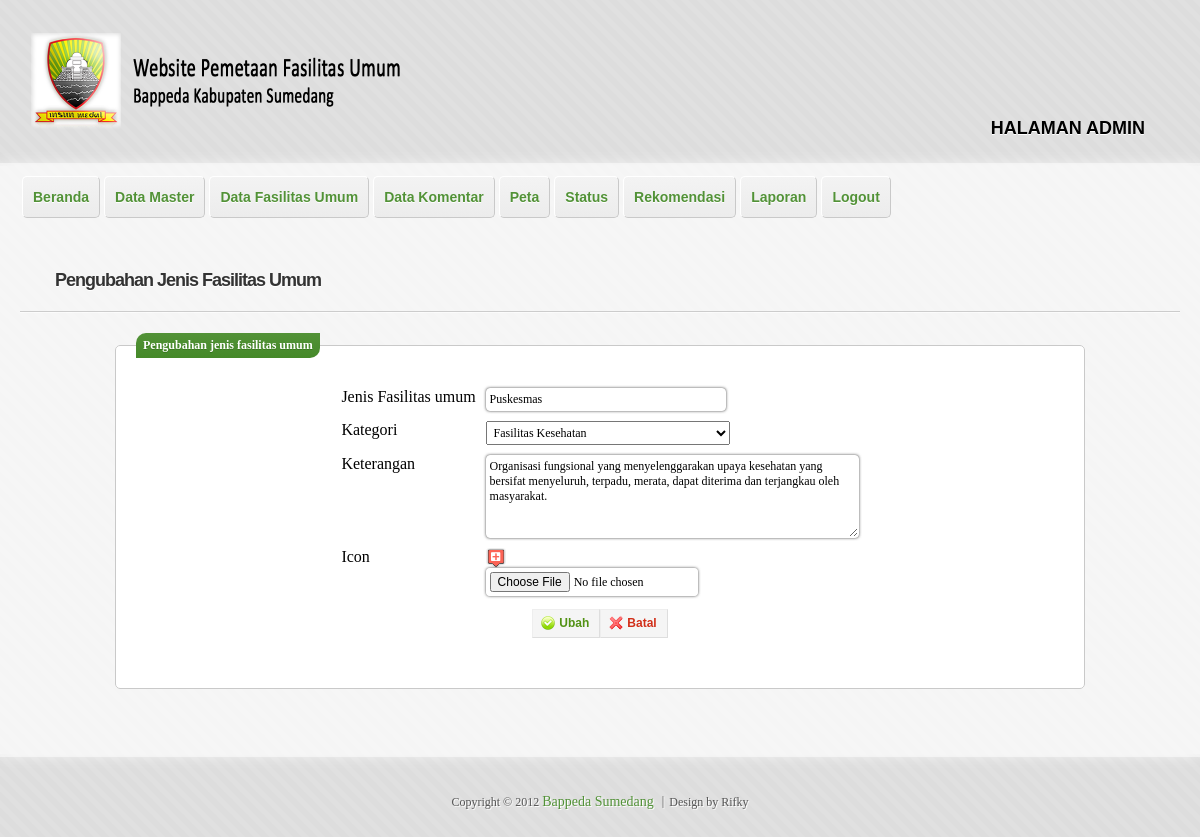
Screenshot of /admin/jenis_ubah.php?id_jenis=1 (signed in) with the database file from the repository.
### tables this page shows
CREATE TABLE IF NOT EXISTS `jenis_fasum` (
  `id_jenis` int(2) NOT NULL AUTO_INCREMENT,
  `jenis_fasum` varchar(30) NOT NULL,
  `id_kategori` int(2) NOT NULL,
  `keterangan` text NOT NULL,
  `icon` varchar(150) NOT NULL,
  PRIMARY KEY (`id_jenis`),
  KEY `id_kategori` (`id_kategori`)
);

CREATE TABLE IF NOT EXISTS `kategori_fasum` (
  `id_kategori` int(2) NOT NULL AUTO_INCREMENT,
  `nama_kategori` varchar(50) NOT NULL,
  PRIMARY KEY (`id_kategori`)
);

### admin/jenis_ubah.php (the view, shortened to what this page needs)
<?php
	if(isset($_SESSION['sudahlogin']))
	{
?>
<!doctype html>
<html lang="id">
<head>
	<?php
	include("lib_func.php");
	?>
    <link href="style.css" rel="stylesheet" />
</head>
<body>
<div id="wrapper">
    <header id="header" class="clearfix" role="banner">
    </header>
<div id="main" class="clearfix">
    <nav id="menu" class="clearfix" role="navigation">
    </nav>
    <div id="content" role="main">
        <article class="post">
            <h2 class="entry-title"><a href="#">Pengubahan Jenis Fasilitas Umum</a></h2><hr />
            <div class="entry-content">
                <p>
                <?php
	$id_jenis=$_REQUEST['id_jenis'];
	$sql="select f.*,k.nama_kategori from jenis_fasum f,kategori_fasum k where f.id_jenis='$id_jenis' and f.id_kategori=k.id_kategori";
	$res=mysql_query($sql);
	if(mysql_num_rows($res)==1){
		$data=mysql_fetch_array($res);
	?>
    <div align="center">
	<form method=post action="jenis_proses_ubah.php" name="form_ubah_jenis"  enctype="multipart/form-data">
		<fieldset>
        <legend>Pengubahan jenis fasilitas umum</legend>
        <table cellspacing="10px">
		<tr><td>Jenis Fasilitas umum</td><td>
        <input type=text name="jenis_fasum" value="<?php echo $data['jenis_fasum'];?>"size=31 maxlength=30></td></tr>
     	<tr><td>Kategori</td><td>
        <select name="id_kategori">
        	<option value="<?php echo $data['id_kategori']; ?>"><?php echo $data['nama_kategori']; ?></option>
        </select></td></tr>
        <tr><td>Keterangan</td><td>
        <textarea type="text" name="keterangan" cols="50" rows="5"><?php echo $data['keterangan'];?></textarea></td></tr>
        <tr><td>Icon</td><td>
        <img src="../icon/<?php echo $data['icon'];?>" width="20px" height="20px"><br><input type="file" name="icon" value="Ubah">
        </td></tr>
		<tr><td colspan="2"><div class="buttons" align="center"><button type="submit" value="Simpan" class="positive" onClick="return validasikategori()">
     <img src="../images/ya.png">Ubah</button><button type="reset" value="Batal" class="negative" onClick="javascript:history.back()">
     <img src="../images/tidak.png">Batal</button></div></td></tr></table>
     </fieldset>
	</form>
    </div>
	<?php
	}
	else {
	?><div class="error">Data tidak ditemukan!</div>
	<a href="jenis_lihat.php"><center>Kembali ke pengolahan data.</center></a><?php
	}
	?>
                </p>
            </div>
        </article>
    </div>
</div>
    <footer id="footer" align="center">
    </footer>
</div>
</body>
</html>
<?php
	}
	else
		header("Location: haruslogin.php");
?>

### rows the page displays
jenis_fasum: jenis_fasum "Puskesmas", id_kategori "Fasilitas Kesehatan", keterangan "Organisasi fungsional yang menyelenggarakan upaya kesehatan yang bersifat menyeluruh, terpadu, merata, dapat diterima dan terjangkau oleh masyarakat.", icon (picture)
